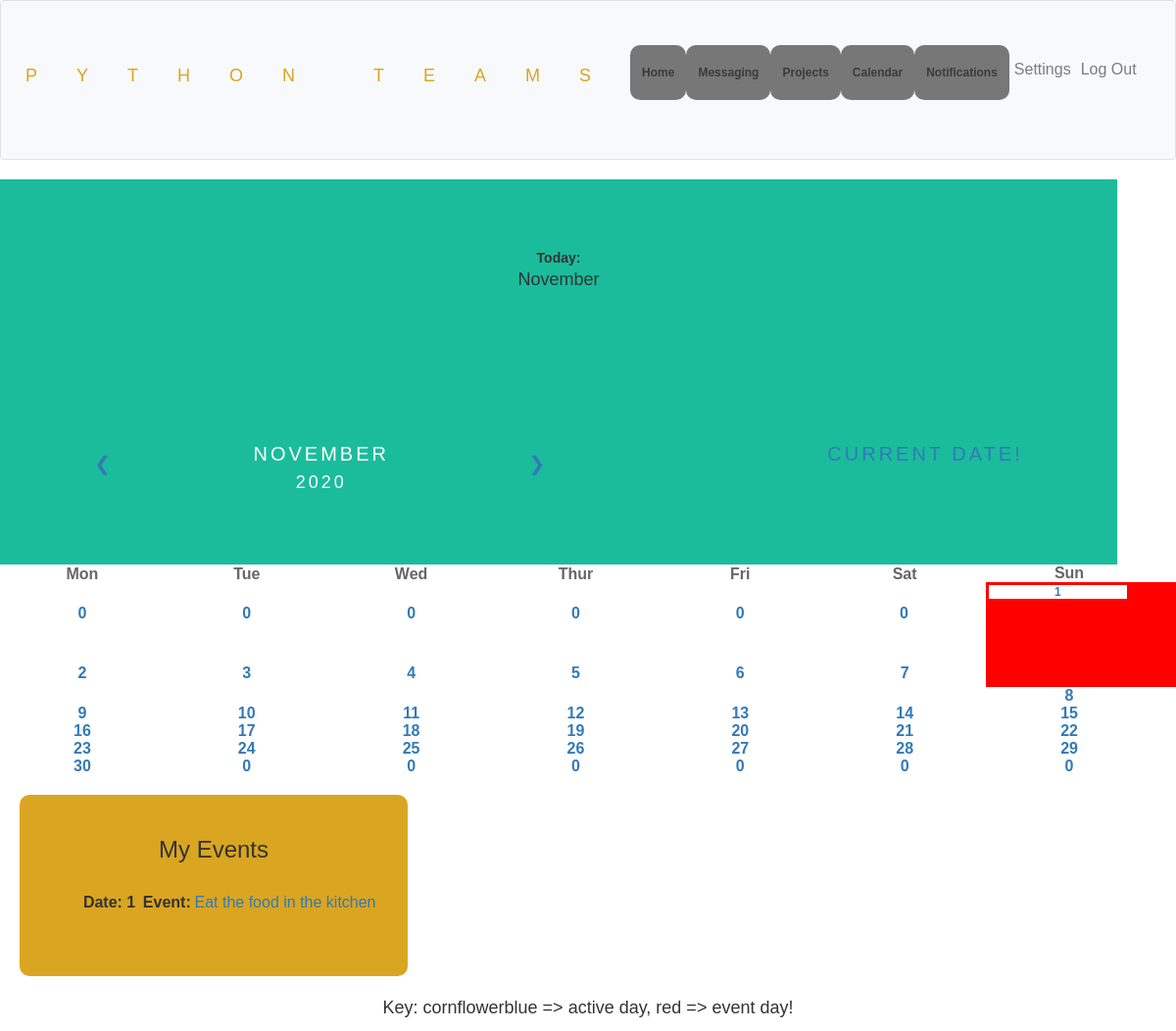
Screenshot of /next/October/2020 (signed in) with the database file from the repository.
### tables this page shows
CREATE TABLE George_calendar(id INTEGER NOT NULL PRIMARY KEY AUTOINCREMENT, title VARCHAR(255) NOT NULL, event TEXT NOT NULL, date_created DATETIME, day INTEGER, month VARCHAR(25), year INTEGER);

### app.py (the view)
@app.route('/next/<string:month>/<int:current_year>', methods=['GET', 'POST'])
@login_required
def next(month, current_year):
    username = session.get('username', None)
    next_month, year = helpers.retrieve_next_month(current_month=month, year=current_year)
    current_month_index = helpers.retrieve_current_month_index(month=next_month) + 1
    month_calendar = helpers.retrieve_month_dates(year=year, month=current_month_index)
    month_events = helpers.retrieve_all_events_in_month(Username=username, Month=next_month)
    return render_template('calendar(2).html', current_month=next_month, current_year=year, go_back_to_current_date='Current Date!', month_calendar=month_calendar, month_events=month_events)

### app.py (called while the page is built)
@app.after_request
def after_request(response):
    response.headers["Cache-Control"] = "no-chache, no-store, must-revalidare"
    response.headers["Expires"] = 0
    response.headers["Pragma"] = "no-cache"
    return response

### helpers.py (called while the page is built)
def login_required(f):
    @wraps(f)
    def decorated_function(*args, **kwargs):
        if session.get("user_id") is None:
            return redirect("/login")
        return f(*args, **kwargs)
    return decorated_function

def retrieve_next_month(current_month, year):
    current_month_index = months.index(current_month)
    try:
        next_month = months[current_month_index + 1]
        year = year
        return next_month, year
    except IndexError:
        current_month_index = 0
        next_month = months[current_month_index]
        year = year + 1
        return  next_month, year

def retrieve_month_dates(year, month):
    month_calendar = calendar.monthcalendar(year=year, month=month)
    return month_calendar

def retrieve_current_month_index(month):
    current_month_index = int(months.index(month))
    return current_month_index

def retrieve_all_events_in_month(Username, Month):
    conn = None
    try:
        calendar_events = {} #dict
        conn = sqlite3.connect(DB)
        c = conn.cursor()
        c.execute(f'''SELECT * FROM {Username}_calendar WHERE month = :month''', (Month,))
        calendar_events_list = list(c.fetchall())
        conn.close()
        if calendar_events_list:
            for calendar_db_entry in calendar_events_list:
                calendar_events[calendar_db_entry[4]] = calendar_db_entry
        return calendar_events
    except sqlite3.OperationalError as e:
        print(e)

### templates/calendar(2).html (shortened to what this page needs)
{% extends 'userpage_base_layout.html' %}
{% block body %}
    <div class="month" style="text-align:center;gravity:center;">
        <b>Today: </b><p>{{ current_month }} {{ current_day }}</p>
    </div>
    <div class="month">
  <ul>
    <li class="prev"><a href="/prev/{{ current_month }}">&#10094;</a></li>
    <li>{{ current_month }}<br><span style="font-size:18px">{{ current_year }}</span></li>
      <li class="next"><a href="/next/{{ current_month }}/{{ current_year }}">&#10095;</a></li>
      <br><li><a href="/current_date">{{ go_back_to_current_date }}</a></li>
  </ul>
</div>
<table style="width:100%">
  <tr>
    <th>Mon</th>
    <th>Tue</th>
    <th>Wed</th>
    <th>Thur</th>
    <th>Fri</th>
    <th>Sat</th>
    <th>Sun</th>
  </tr>
    {% for dates in month_calendar %}
        <tr>
            {% for date in dates %}
                {% if date in month_events.keys() %}
                    {% if date == current_day %}
                        <th class="daysactive daysevent"><a href="/view_event/{{ date }}/{{ current_month }}/{{ current_year }}">{{ date }}</a></th>
                    {% else %}
                        <th class="daysevent"><a href="/view_event/{{ date }}/{{ current_month }}/{{ current_year }}">{{ date }}</a></th>
                    {% endif %}
                {% else %}
                    {% if date == current_day %}
                        <th class="daysactive"><a href="/new_event/{{ date }}/{{ current_month }}/{{ current_year }}">{{ date }}</a></th>
                    {% else %}
                        <th><a href="/new_event/{{ date }}/{{ current_month }}/{{ current_year }}">{{ date }}</a></th>
                    {% endif %}
                {% endif %}
            {% endfor %}
        </tr>
    {% endfor %}
</table>
<div class = "eventslist">
<h3>My Events</h3>
     <ul>
        {% if month_events %}
            {% for key in month_events.keys() %}
         <b>Date: {{ key }}</b><br><b> Event: </b><li><a href="/view_event/{{ key }}/{{ month_events[key][5] }}/{{ month_events[key][6] }}">{{ month_events[key][2] }}</a></li><br>
            {% endfor %}
        {% else %}
            <h3>No events here!</h3>
        {% endif %}
    </ul>
</div>
<p style="text-align:left end;">Key: cornflowerblue => active day, red => event day!</p>
{% endblock %}

### static/register.css (style rules this page uses)
ul { padding-bottom: 30px; list-style: none; text-decoration: none; display:flex; justify-content: space-around; list-style: none; padding-top: 20px; font-size: 16px; }
li a { text-decoration: none; list-style: none; }
body { color: #fff; font-family: 'Roboto', sans-serif; }

### static/messaging.css (style rules this page uses)
h3 { word-break: break-all; text-align: center; font-size: 20px; }
p { text-align: center; font-size: 18px; }

### static/settings.css (style rules this page uses)
ul { padding-bottom: 30px; list-style: none; text-decoration: none; display:flex; justify-content: space-around; list-style: none; padding-top: 20px; font-size: 16px; }
li a { text-decoration: none; list-style: none; }

### static/notifications.css (style rules this page uses)
ul { padding-bottom: 30px; list-style: none; text-decoration: none; display:flex; justify-content: space-around; list-style: none; padding-top: 20px; font-size: 16px; }
li a { text-decoration: none; }

### static/calendar(2).css (style rules this page uses)
li a { text-decoration: none; }
ul { list-style-type: none; }
body { font-family: Verdana, sans-serif; }
.month { padding: 70px 25px; width: 95%; background: #1abc9c; text-align: center; }
.month ul { margin: 0; padding: 0; }
.month ul li { color: white; font-size: 20px; text-transform: uppercase; letter-spacing: 3px; }
.month .prev { float: left; padding-top: 10px; }
.month .next { float: right; padding-top: 10px; }
.eventslist { border: 3px solid goldenrod; padding: 20px; margin: 20px; background-color: goldenrod; border-radius: 10px; width: 33%; }
th { width: 13.6%; color: #666; text-align: center; }
.daysevent { list-style-type: none; width: 8.6%; vertical-align: text-top; border-bottom: 90px; border-right: 50px; border-style: solid; margin-bottom: 15px; font-size:12px; color:red; }

### rows the page displays
George_calendar: month "November", month "NOVEMBER", event "Eat the food in the kitchen"

### other values shown
{{ current_year }} "2020"
{{ go_back_to_current_date }} "CURRENT DATE!"
{{ date }} "0" "0" "0" "0" "0" "0" "2" "3" "4" "5" "6" "7" "8" "9" "10" "11" "12" "13" "14" "15" "16" "17" "18" "19" "20" "21" "22" "23" "24" "25" "26" "27" "28" "29" "30" "0" "0" "0" "0" "0" "0"
{{ date }} "1"
{{ key }} "1"
